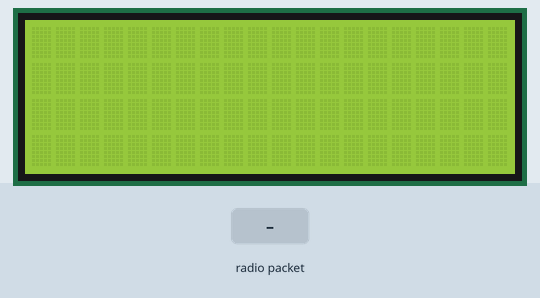
A sketch run on a simulated ESP32. Parts: 20×4 character LCD. The test bench sets the inputs (shaded band). What the sketch prints to the serial monitor is not drawn.

Above: at 1.2 s.
1.3 s: radio packet "1" arrives
At 2.5 s:
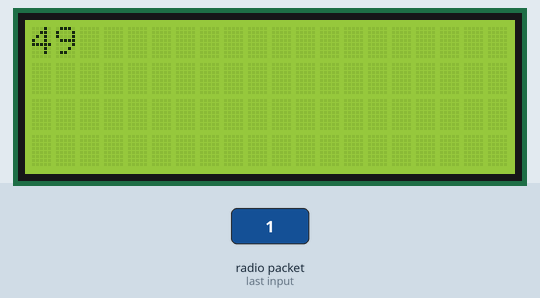
2.8 s: radio packet "0" arrives
4.3 s: radio packet "2" arrives
At 4.9 s:
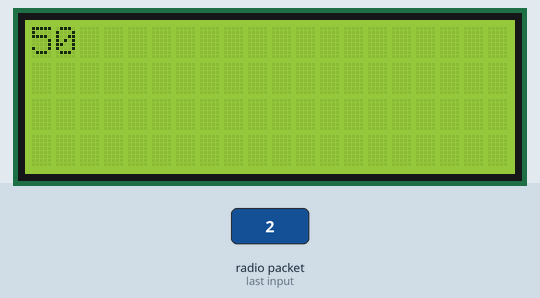
Timing chart, 0 to 7.3 s (numbered marks = the images above; inputs shaded):
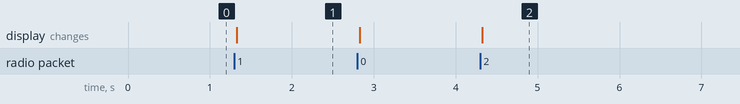

The sketch:

esp32_wifi_slave_lcdi2c.ino.ino
```cpp
/**
   ESPNOW - Basic communication - Slave
   Date: 26th September 2017
   Author: Arvind Ravulavaru <https://github.com/arvindr21>
   Purpose: ESPNow Communication between a Master ESP32 and multiple ESP32 Slaves
   Description: This sketch consists of the code for the Slave module.
   Resources: (A bit outdated)
   a. https://espressif.com/sites/default/files/documentation/esp-now_user_guide_en.pdf
   b. http://www.esploradores.com/practica-6-conexion-esp-now/

   << This Device Slave >>

   Flow: Master
   Step 1 : ESPNow Init on Master and set it in STA mode
   Step 2 : Start scanning for Slave ESP32 (we have added a prefix of `slave` to the SSID of slave for an easy setup)
   Step 3 : Once found, add Slave as peer
   Step 4 : Register for send callback
   Step 5 : Start Transmitting data from Master to Slave(s)

   Flow: Slave
   Step 1 : ESPNow Init on Slave
   Step 2 : Update the SSID of Slave with a prefix of `slave`
   Step 3 : Set Slave in AP mode
   Step 4 : Register for receive callback and wait for data
   Step 5 : Once data arrives, print it in the serial monitor

   Note: Master and Slave have been defined to easily understand the setup.
         Based on the ESPNOW API, there is no concept of Master and Slave.
         Any devices can act as master or salve.
*/

#include <esp_now.h>
#include <WiFi.h>
#include <LiquidCrystal_I2C.h>


#define CHANNEL 1

// set the LCD number of columns and rows
int lcdColumns = 20;
int lcdRows = 4;

// set LCD address, number of columns and rows
// if you don't know your display address, run an I2C scanner sketch
LiquidCrystal_I2C lcd(0x27, lcdColumns, lcdRows);

// Init ESP Now with fallback
void InitESPNow() {
  WiFi.disconnect();
  if (esp_now_init() == ESP_OK) {
    Serial.println("ESPNow Init Success");
  }
  else {
    Serial.println("ESPNow Init Failed");
    // Retry InitESPNow, add a counte and then restart?
    // InitESPNow();
    // or Simply Restart
    ESP.restart();
  }
}

// config AP SSID
void configDeviceAP() {
  String Prefix = "slave:";
  String Mac = WiFi.macAddress();
  String SSID = Prefix + Mac;
  String Password = "123456789";
  bool result = WiFi.softAP(SSID.c_str(), Password.c_str(), CHANNEL, 0);
  if (!result) {
    Serial.println("AP Config failed.");
  } else {
    Serial.println("AP Config Success. Broadcasting with AP: " + String(SSID));
  }
}

void setup() {
  Serial.begin(115200);

  // initialize LCD
  //lcd.init();
  lcd.begin();
  // turn on LCD backlight
  lcd.backlight();

  Serial.println("ESPNow/Basic/Slave Example");

  //Set device in AP mode to begin with
  WiFi.mode(WIFI_AP);
  // configure device AP mode
  configDeviceAP();
  // This is the mac address of the Slave in AP Mode
  Serial.print("AP MAC: "); Serial.println(WiFi.softAPmacAddress());
  // Init ESPNow with a fallback logic
  InitESPNow();
  // Once ESPNow is successfully Init, we will register for recv CB to
  // get recv packer info.
  esp_now_register_recv_cb(OnDataRecv);
}

// callback when data is recv from Master
void OnDataRecv(const uint8_t *mac_addr, const uint8_t *data, int data_len) {
  char macStr[18];
  snprintf(macStr, sizeof(macStr), "%02x:%02x:%02x:%02x:%02x:%02x",
           mac_addr[0], mac_addr[1], mac_addr[2], mac_addr[3], mac_addr[4], mac_addr[5]);
  Serial.print("Last Packet Recv from: "); Serial.println(macStr);
  Serial.print("Last Packet Recv Data: "); Serial.println(*data);
  Serial.println("");

   lcd.clear();
  // set cursor to first column, first row
  lcd.setCursor(0, 0);
  // print message
  lcd.print(*data);


}

void loop() {
  // Chill
}
```

Measured:
- after the input at 1.3 s, the display: changes at once (image 1)
- after the input at 4.3 s, the display: changes at once (image 2)
